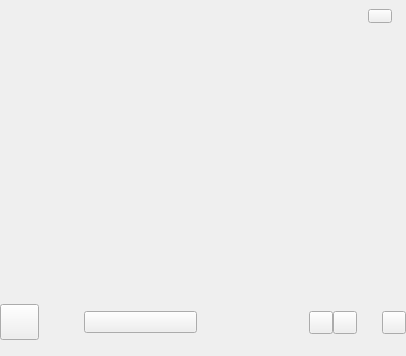
<ui version="4.0" >
 <class>MainWindowClass</class>
 <widget class="QMainWindow" name="MainWindowClass" >
  <property name="geometry" >
   <rect>
    <x>0</x>
    <y>0</y>
    <width>406</width>
    <height>356</height>
   </rect>
  </property>
  <property name="sizePolicy" >
   <sizepolicy vsizetype="Fixed" hsizetype="Fixed" >
    <horstretch>0</horstretch>
    <verstretch>0</verstretch>
   </sizepolicy>
  </property>
  <property name="animated" >
   <bool>false</bool>
  </property>
  <widget class="QWidget" name="centralWidget" >
   <layout class="QVBoxLayout" name="verticalLayout_2" >
    <item>
     <widget class="QFrame" name="tvFrame" >
      <property name="frameShape" >
       <enum>QFrame::NoFrame</enum>
      </property>
      <property name="frameShadow" >
       <enum>QFrame::Plain</enum>
      </property>
      <property name="lineWidth" >
       <number>0</number>
      </property>
      <layout class="QVBoxLayout" name="verticalLayout" >
       <property name="spacing" >
        <number>0</number>
       </property>
       <property name="leftMargin" >
        <number>0</number>
       </property>
       <property name="topMargin" >
        <number>0</number>
       </property>
       <property name="rightMargin" >
        <number>0</number>
       </property>
       <property name="bottomMargin" >
        <number>10</number>
       </property>
       <item>
        <widget class="QFrame" name="closeFrame" >
         <property name="frameShape" >
          <enum>QFrame::NoFrame</enum>
         </property>
         <property name="frameShadow" >
          <enum>QFrame::Plain</enum>
         </property>
         <property name="lineWidth" >
          <number>0</number>
         </property>
         <layout class="QHBoxLayout" name="horizontalLayout" >
          <property name="margin" >
           <number>0</number>
          </property>
          <item>
           <spacer name="horizontalSpacer" >
            <property name="orientation" >
             <enum>Qt::Horizontal</enum>
            </property>
            <property name="sizeType" >
             <enum>QSizePolicy::Expanding</enum>
            </property>
            <property name="sizeHint" stdset="0" >
             <size>
              <width>40</width>
              <height>10</height>
             </size>
            </property>
           </spacer>
          </item>
          <item>
           <widget class="QToolButton" name="tvCloseButton" >
            <property name="maximumSize" >
             <size>
              <width>16777215</width>
              <height>14</height>
             </size>
            </property>
            <property name="focusPolicy" >
             <enum>Qt::NoFocus</enum>
            </property>
            <property name="toolTip" >
             <string>CloseButtonHint</string>
            </property>
            <property name="accessibleName" >
             <string>transparentButton</string>
            </property>
           </widget>
          </item>
          <item>
           <spacer name="horizontalSpacer_2" >
            <property name="orientation" >
             <enum>Qt::Horizontal</enum>
            </property>
            <property name="sizeType" >
             <enum>QSizePolicy::Fixed</enum>
            </property>
            <property name="sizeHint" stdset="0" >
             <size>
              <width>14</width>
              <height>10</height>
             </size>
            </property>
           </spacer>
          </item>
         </layout>
        </widget>
       </item>
       <item>
        <widget class="QFrame" name="tvBorderMainFrame" >
         <property name="frameShape" >
          <enum>QFrame::NoFrame</enum>
         </property>
         <property name="frameShadow" >
          <enum>QFrame::Plain</enum>
         </property>
         <property name="lineWidth" >
          <number>0</number>
         </property>
         <layout class="QVBoxLayout" name="verticalLayout_5" >
          <property name="spacing" >
           <number>0</number>
          </property>
          <property name="margin" >
           <number>0</number>
          </property>
          <item>
           <widget class="QStackedWidget" name="stackedWidget" >
            <property name="sizePolicy" >
             <sizepolicy vsizetype="Fixed" hsizetype="Fixed" >
              <horstretch>0</horstretch>
              <verstretch>0</verstretch>
             </sizepolicy>
            </property>
            <property name="minimumSize" >
             <size>
              <width>388</width>
              <height>267</height>
             </size>
            </property>
            <property name="maximumSize" >
             <size>
              <width>388</width>
              <height>267</height>
             </size>
            </property>
            <property name="lineWidth" >
             <number>0</number>
            </property>
            <property name="currentIndex" >
             <number>7</number>
            </property>
            <widget class="MoodBox::LogonWidget" name="logonWidget" />
            <widget class="MoodBox::RegistrationWidget" name="registrationWidget" />
            <widget class="MoodBox::ForgotPasswordWidget" name="forgotPasswordWidget" />
            <widget class="MoodBox::WelcomeWidget" name="welcomeWidget" />
            <widget class="MoodBox::TVWidget" name="tvWidget" />
            <widget class="MoodBox::InviteCodeWidget" name="inviteCodeWidget" />
            <widget class="MoodBox::InfoWidget" name="infoWidget" />
            <widget class="MoodBox::WaitingWidget" name="waitingWidget" />
           </widget>
          </item>
         </layout>
        </widget>
       </item>
       <item>
        <widget class="QFrame" name="frame" >
         <property name="minimumSize" >
          <size>
           <width>0</width>
           <height>47</height>
          </size>
         </property>
         <property name="maximumSize" >
          <size>
           <width>16777215</width>
           <height>47</height>
          </size>
         </property>
         <property name="frameShape" >
          <enum>QFrame::NoFrame</enum>
         </property>
         <property name="frameShadow" >
          <enum>QFrame::Plain</enum>
         </property>
         <property name="lineWidth" >
          <number>0</number>
         </property>
         <layout class="QVBoxLayout" name="verticalLayout_3" >
          <property name="spacing" >
           <number>0</number>
          </property>
          <property name="margin" >
           <number>0</number>
          </property>
          <item>
           <widget class="QFrame" name="buttonsFrame" >
            <property name="minimumSize" >
             <size>
              <width>0</width>
              <height>47</height>
             </size>
            </property>
            <property name="maximumSize" >
             <size>
              <width>16777215</width>
              <height>56</height>
             </size>
            </property>
            <property name="frameShape" >
             <enum>QFrame::NoFrame</enum>
            </property>
            <property name="frameShadow" >
             <enum>QFrame::Plain</enum>
            </property>
            <property name="lineWidth" >
             <number>0</number>
            </property>
            <layout class="QHBoxLayout" name="horizontalLayout_3" >
             <property name="topMargin" >
              <number>0</number>
             </property>
             <property name="bottomMargin" >
              <number>0</number>
             </property>
             <item>
              <widget class="MoodBox::ContactListButton" name="contactListButton" >
               <property name="minimumSize" >
                <size>
                 <width>39</width>
                 <height>36</height>
                </size>
               </property>
               <property name="focusPolicy" >
                <enum>Qt::NoFocus</enum>
               </property>
               <property name="acceptDrops" >
                <bool>true</bool>
               </property>
               <property name="toolTip" >
                <string>ContactsButtonHint</string>
               </property>
               <property name="accessibleName" >
                <string>transparentButton</string>
               </property>
               <property name="checkable" >
                <bool>true</bool>
               </property>
              </widget>
             </item>
             <item>
              <spacer name="horizontalSpacer_3" >
               <property name="orientation" >
                <enum>Qt::Horizontal</enum>
               </property>
               <property name="sizeType" >
                <enum>QSizePolicy::Fixed</enum>
               </property>
               <property name="sizeHint" stdset="0" >
                <size>
                 <width>45</width>
                 <height>10</height>
                </size>
               </property>
              </spacer>
             </item>
             <item>
              <widget class="MoodBox::DrawButton" name="drawButton" >
               <property name="sizePolicy" >
                <sizepolicy vsizetype="Fixed" hsizetype="MinimumExpanding" >
                 <horstretch>0</horstretch>
                 <verstretch>0</verstretch>
                </sizepolicy>
               </property>
               <property name="focusPolicy" >
                <enum>Qt::NoFocus</enum>
               </property>
               <property name="acceptDrops" >
                <bool>true</bool>
               </property>
               <property name="toolTip" >
                <string>DrawButtonHint</string>
               </property>
               <property name="accessibleName" >
                <string>rectButton</string>
               </property>
               <property name="checkable" >
                <bool>true</bool>
               </property>
              </widget>
             </item>
             <item>
              <spacer name="horizontalSpacer_4" >
               <property name="orientation" >
                <enum>Qt::Horizontal</enum>
               </property>
               <property name="sizeHint" stdset="0" >
                <size>
                 <width>10</width>
                 <height>24</height>
                </size>
               </property>
              </spacer>
             </item>
             <item>
              <widget class="QToolButton" name="previousButton" >
               <property name="focusPolicy" >
                <enum>Qt::NoFocus</enum>
               </property>
               <property name="toolTip" >
                <string>PrevButtonHint</string>
               </property>
               <property name="accessibleName" >
                <string>roundButton</string>
               </property>
              </widget>
             </item>
             <item>
              <widget class="QToolButton" name="nextButton" >
               <property name="focusPolicy" >
                <enum>Qt::NoFocus</enum>
               </property>
               <property name="toolTip" >
                <string>NextButtonHint</string>
               </property>
               <property name="accessibleName" >
                <string>roundButton</string>
               </property>
              </widget>
             </item>
             <item>
              <spacer name="horizontalSpacer_5" >
               <property name="orientation" >
                <enum>Qt::Horizontal</enum>
               </property>
               <property name="sizeType" >
                <enum>QSizePolicy::Fixed</enum>
               </property>
               <property name="sizeHint" stdset="0" >
                <size>
                 <width>25</width>
                 <height>125</height>
                </size>
               </property>
              </spacer>
             </item>
             <item>
              <widget class="QToolButton" name="historyButton" >
               <property name="focusPolicy" >
                <enum>Qt::NoFocus</enum>
               </property>
               <property name="toolTip" >
                <string>HistoryButtonHint</string>
               </property>
               <property name="accessibleName" >
                <string>roundButton</string>
               </property>
               <property name="checkable" >
                <bool>true</bool>
               </property>
              </widget>
             </item>
            </layout>
           </widget>
          </item>
         </layout>
        </widget>
       </item>
      </layout>
     </widget>
    </item>
   </layout>
  </widget>
 </widget>
 <layoutdefault spacing="0" margin="0" />
 <customwidgets>
  <customwidget>
   <class>MoodBox::TVWidget</class>
   <extends>QWidget</extends>
   <header>tvwidget.h</header>
   <container>1</container>
  </customwidget>
  <customwidget>
   <class>MoodBox::LogonWidget</class>
   <extends>QWidget</extends>
   <header>logonwidget.h</header>
   <container>1</container>
  </customwidget>
  <customwidget>
   <class>MoodBox::RegistrationWidget</class>
   <extends>QWidget</extends>
   <header>registrationwidget.h</header>
   <container>1</container>
  </customwidget>
  <customwidget>
   <class>MoodBox::ForgotPasswordWidget</class>
   <extends>QWidget</extends>
   <header>forgotpasswordwidget.h</header>
   <container>1</container>
  </customwidget>
  <customwidget>
   <class>MoodBox::WelcomeWidget</class>
   <extends>QWidget</extends>
   <header>welcomewidget.h</header>
   <container>1</container>
  </customwidget>
  <customwidget>
   <class>MoodBox::InviteCodeWidget</class>
   <extends>QWidget</extends>
   <header>invitecodewidget.h</header>
   <container>1</container>
  </customwidget>
  <customwidget>
   <class>MoodBox::InfoWidget</class>
   <extends>QWidget</extends>
   <header>infowidget.h</header>
   <container>1</container>
  </customwidget>
  <customwidget>
   <class>MoodBox::WaitingWidget</class>
   <extends>QWidget</extends>
   <header>waitingwidget.h</header>
  </customwidget>
  <customwidget>
   <class>MoodBox::ContactListButton</class>
   <extends>QToolButton</extends>
   <header>contactlistbutton.h</header>
  </customwidget>
  <customwidget>
   <class>MoodBox::DrawButton</class>
   <extends>QPushButton</extends>
   <header>drawbutton.h</header>
  </customwidget>
 </customwidgets>
 <resources>
  <include location="moodbox.qrc" />
 </resources>
 <connections/>
</ui>
